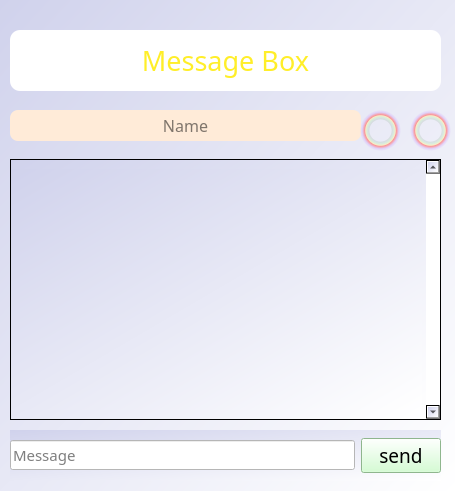
<?xml version="1.0" encoding="UTF-8"?>
<ui version="4.0">
 <class>Main</class>
 <widget class="QWidget" name="Main">
  <property name="geometry">
   <rect>
    <x>0</x>
    <y>0</y>
    <width>455</width>
    <height>491</height>
   </rect>
  </property>
  <property name="sizePolicy">
   <sizepolicy hsizetype="Preferred" vsizetype="Preferred">
    <horstretch>0</horstretch>
    <verstretch>0</verstretch>
   </sizepolicy>
  </property>
  <property name="windowTitle">
   <string>Main</string>
  </property>
  <property name="autoFillBackground">
   <bool>false</bool>
  </property>
  <property name="styleSheet">
   <string notr="true">background-color: qlineargradient(spread:pad, x1:0, y1:0, x2:1, y2:1, stop:0 rgba(208, 210, 236, 255), stop:1 rgba(255, 255, 255, 255));</string>
  </property>
  <widget class="QWidget" name="horizontalLayoutWidget">
   <property name="geometry">
    <rect>
     <x>10</x>
     <y>430</y>
     <width>431</width>
     <height>51</height>
    </rect>
   </property>
   <layout class="QHBoxLayout" name="horizontalLayout">
    <item>
     <widget class="QLineEdit" name="txt_message">
      <property name="font">
       <font>
        <family>Tw Cen MT Condensed</family>
        <pointsize>11</pointsize>
       </font>
      </property>
      <property name="styleSheet">
       <string notr="true">background-color: rgb(255, 255, 255);</string>
      </property>
      <property name="placeholderText">
       <string>Message</string>
      </property>
     </widget>
    </item>
    <item>
     <widget class="QPushButton" name="btn_send">
      <property name="font">
       <font>
        <family>Tw Cen MT Condensed</family>
        <pointsize>14</pointsize>
       </font>
      </property>
      <property name="styleSheet">
       <string notr="true">background-color: rgb(200, 255, 199);</string>
      </property>
      <property name="text">
       <string>send</string>
      </property>
      <property name="shortcut">
       <string>Return</string>
      </property>
     </widget>
    </item>
   </layout>
  </widget>
  <widget class="QLineEdit" name="txt_name">
   <property name="geometry">
    <rect>
     <x>10</x>
     <y>110</y>
     <width>351</width>
     <height>31</height>
    </rect>
   </property>
   <property name="font">
    <font>
     <family>Tw Cen MT Condensed</family>
     <pointsize>12</pointsize>
    </font>
   </property>
   <property name="styleSheet">
    <string notr="true">background-color: rgb(255, 235, 216);
border: px solid black;
  border-radius: 8px;</string>
   </property>
   <property name="alignment">
    <set>Qt::AlignCenter</set>
   </property>
   <property name="placeholderText">
    <string>Name</string>
   </property>
  </widget>
  <widget class="QPushButton" name="btn_messagebox">
   <property name="geometry">
    <rect>
     <x>10</x>
     <y>30</y>
     <width>431</width>
     <height>61</height>
    </rect>
   </property>
   <property name="font">
    <font>
     <family>Showcard Gothic</family>
     <pointsize>20</pointsize>
     <weight>50</weight>
     <bold>false</bold>
    </font>
   </property>
   <property name="accessibleDescription">
    <string/>
   </property>
   <property name="autoFillBackground">
    <bool>false</bool>
   </property>
   <property name="styleSheet">
    <string notr="true">color: rgb(255, 238, 41);
background-color: rgb(255, 255, 255);
border-radius: 45px;
border: 2px ;
  border-radius:10px;</string>
   </property>
   <property name="text">
    <string>Message Box</string>
   </property>
  </widget>
  <widget class="QPushButton" name="darkbtn">
   <property name="geometry">
    <rect>
     <x>360</x>
     <y>110</y>
     <width>41</width>
     <height>41</height>
    </rect>
   </property>
   <property name="autoFillBackground">
    <bool>false</bool>
   </property>
   <property name="styleSheet">
    <string notr="true">border: 12px ;
  border-radius: 15px;
background-color: qradialgradient(spread:pad, cx:0.5, cy:0.5, radius:0.5, fx:0.5, fy:0.5, stop:0 rgba(0, 0, 0, 0), stop:0.52 rgba(0, 0, 0, 0), stop:0.565 rgba(82, 121, 76, 33), stop:0.65 rgba(159, 235, 148, 64), stop:0.721925 rgba(255, 238, 150, 129), stop:0.77 rgba(255, 128, 128, 204), stop:0.89 rgba(191, 128, 255, 64), stop:1 rgba(0, 0, 0, 0));</string>
   </property>
   <property name="text">
    <string/>
   </property>
   <property name="icon">
    <iconset>
     <normalon>icon/moon.png</normalon>
    </iconset>
   </property>
   <property name="iconSize">
    <size>
     <width>30</width>
     <height>30</height>
    </size>
   </property>
  </widget>
  <widget class="QScrollArea" name="scrollArea">
   <property name="geometry">
    <rect>
     <x>10</x>
     <y>159</y>
     <width>431</width>
     <height>261</height>
    </rect>
   </property>
   <property name="autoFillBackground">
    <bool>false</bool>
   </property>
   <property name="frameShape">
    <enum>QFrame::StyledPanel</enum>
   </property>
   <property name="verticalScrollBarPolicy">
    <enum>Qt::ScrollBarAlwaysOn</enum>
   </property>
   <property name="horizontalScrollBarPolicy">
    <enum>Qt::ScrollBarAlwaysOff</enum>
   </property>
   <property name="sizeAdjustPolicy">
    <enum>QAbstractScrollArea::AdjustIgnored</enum>
   </property>
   <property name="widgetResizable">
    <bool>true</bool>
   </property>
   <property name="alignment">
    <set>Qt::AlignLeading|Qt::AlignLeft|Qt::AlignVCenter</set>
   </property>
   <widget class="QWidget" name="scrollAreaWidgetContents_2">
    <property name="geometry">
     <rect>
      <x>0</x>
      <y>0</y>
      <width>412</width>
      <height>259</height>
     </rect>
    </property>
    <widget class="QWidget" name="gridLayoutWidget">
     <property name="geometry">
      <rect>
       <x>0</x>
       <y>9</y>
       <width>411</width>
       <height>241</height>
      </rect>
     </property>
     <layout class="QGridLayout" name="vl_messages">
      <property name="leftMargin">
       <number>5</number>
      </property>
      <property name="topMargin">
       <number>5</number>
      </property>
      <property name="rightMargin">
       <number>5</number>
      </property>
      <property name="bottomMargin">
       <number>10</number>
      </property>
      <property name="horizontalSpacing">
       <number>10</number>
      </property>
     </layout>
    </widget>
   </widget>
  </widget>
  <widget class="QPushButton" name="delall_btn">
   <property name="geometry">
    <rect>
     <x>410</x>
     <y>110</y>
     <width>41</width>
     <height>41</height>
    </rect>
   </property>
   <property name="styleSheet">
    <string notr="true">border: 12px ;
  border-radius: 15px;
background-color: qradialgradient(spread:pad, cx:0.5, cy:0.5, radius:0.5, fx:0.5, fy:0.5, stop:0 rgba(0, 0, 0, 0), stop:0.52 rgba(0, 0, 0, 0), stop:0.565 rgba(82, 121, 76, 33), stop:0.65 rgba(159, 235, 148, 64), stop:0.721925 rgba(255, 238, 150, 129), stop:0.77 rgba(255, 128, 128, 204), stop:0.89 rgba(191, 128, 255, 64), stop:1 rgba(0, 0, 0, 0));</string>
   </property>
   <property name="text">
    <string/>
   </property>
   <property name="icon">
    <iconset>
     <normaloff>C:/Users/Lenovo/Desktop/512.png</normaloff>C:/Users/Lenovo/Desktop/512.png</iconset>
   </property>
   <property name="iconSize">
    <size>
     <width>30</width>
     <height>30</height>
    </size>
   </property>
  </widget>
 </widget>
 <resources/>
 <connections/>
</ui>
